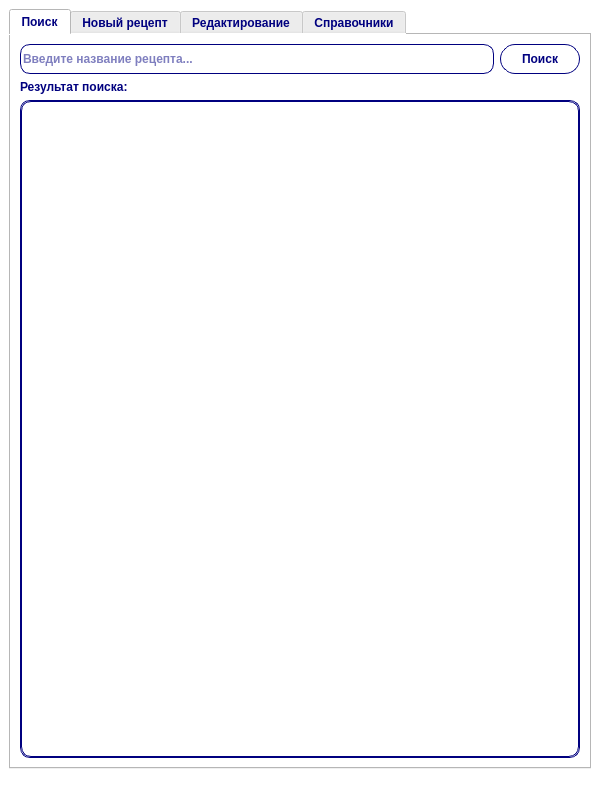
<?xml version="1.0" encoding="UTF-8"?>
<ui version="4.0">
 <class>MainWindow</class>
 <widget class="QMainWindow" name="MainWindow">
  <property name="geometry">
   <rect>
    <x>0</x>
    <y>0</y>
    <width>600</width>
    <height>800</height>
   </rect>
  </property>
  <property name="maximumSize">
   <size>
    <width>600</width>
    <height>800</height>
   </size>
  </property>
  <property name="windowTitle">
   <string>MainWindow</string>
  </property>
  <property name="styleSheet">
   <string notr="true">background-color: rgb(255, 255, 255);</string>
  </property>
  <widget class="QWidget" name="centralwidget">
   <layout class="QGridLayout" name="gridLayout">
    <item row="1" column="0">
     <widget class="QTabWidget" name="tabWidget">
      <property name="font">
       <font>
        <weight>75</weight>
        <bold>true</bold>
       </font>
      </property>
      <property name="styleSheet">
       <string notr="true">font-weight: bold;
color: #00007f;
background-color: #fff;</string>
      </property>
      <property name="currentIndex">
       <number>0</number>
      </property>
      <widget class="QWidget" name="search">
       <attribute name="title">
        <string>Поиск</string>
       </attribute>
       <layout class="QGridLayout" name="gridLayout_2">
        <item row="0" column="1">
         <widget class="QPushButton" name="srch_btn">
          <property name="minimumSize">
           <size>
            <width>80</width>
            <height>30</height>
           </size>
          </property>
          <property name="font">
           <font>
            <weight>75</weight>
            <bold>true</bold>
           </font>
          </property>
          <property name="styleSheet">
           <string notr="true">QPushButton, QPushButton:focus, QPushButton:focus {
font-weight: bold;
border: 1px solid #00007f;
border-radius: 15px;
color: #00007f;
background-color: #fff;
}

QPushButton:hover, QPushButton:hover:focus {
font-weight: bold;
border: 1px solid #00007f;
border-radius: 15px;
color: #00007f;
background-color: #eaffff;
}

QPushButton:pressed,QPushButton:pressed:focus {
font-weight: bold;
border: 1px solid #00007f;
border-radius: 15px;
color: #fff;
background-color: #00007f;
}</string>
          </property>
          <property name="text">
           <string>Поиск</string>
          </property>
         </widget>
        </item>
        <item row="0" column="0">
         <widget class="QLineEdit" name="srch_line">
          <property name="minimumSize">
           <size>
            <width>0</width>
            <height>30</height>
           </size>
          </property>
          <property name="font">
           <font>
            <weight>75</weight>
            <bold>true</bold>
           </font>
          </property>
          <property name="styleSheet">
           <string notr="true">font-weight: bold;
border: 1px solid #00007f;
border-radius: 10px;
color: #00007f;
background-color: #fff;</string>
          </property>
          <property name="inputMask">
           <string/>
          </property>
          <property name="cursorPosition">
           <number>0</number>
          </property>
          <property name="placeholderText">
           <string>Введите название рецепта...</string>
          </property>
          <property name="clearButtonEnabled">
           <bool>true</bool>
          </property>
         </widget>
        </item>
        <item row="2" column="0" colspan="2">
         <widget class="QScrollArea" name="widget">
          <property name="styleSheet">
           <string notr="true">font-weight: bold;
border: 1px solid #00007f;
border-radius: 10px;
color: #00007f;
background-color: #fff;</string>
          </property>
          <property name="widgetResizable">
           <bool>true</bool>
          </property>
          <property name="alignment">
           <set>Qt::AlignLeading|Qt::AlignLeft|Qt::AlignTop</set>
          </property>
          <widget class="QWidget" name="scrollAreaWidgetContents">
           <property name="geometry">
            <rect>
             <x>0</x>
             <y>0</y>
             <width>556</width>
             <height>630</height>
            </rect>
           </property>
           <layout class="QVBoxLayout" name="verticalLayout"/>
          </widget>
         </widget>
        </item>
        <item row="1" column="0">
         <widget class="QLabel" name="label">
          <property name="font">
           <font>
            <weight>75</weight>
            <bold>true</bold>
           </font>
          </property>
          <property name="styleSheet">
           <string notr="true">font-weight: bold;
color: #00007f;
</string>
          </property>
          <property name="text">
           <string>Результат поиска:</string>
          </property>
         </widget>
        </item>
       </layout>
      </widget>
      <widget class="QWidget" name="new_recipe">
       <attribute name="title">
        <string>Новый рецепт</string>
       </attribute>
       <layout class="QGridLayout" name="gridLayout_3">
        <item row="5" column="2" colspan="3">
         <widget class="QPushButton" name="add_recept">
          <property name="minimumSize">
           <size>
            <width>0</width>
            <height>30</height>
           </size>
          </property>
          <property name="font">
           <font>
            <weight>75</weight>
            <bold>true</bold>
           </font>
          </property>
          <property name="styleSheet">
           <string notr="true">QPushButton, QPushButton:focus, QPushButton:focus {
font-weight: bold;
border: 1px solid #00007f;
border-radius: 15px;
color: #00007f;
background-color: #fff;
}

QPushButton:hover, QPushButton:hover:focus {
font-weight: bold;
border: 1px solid #00007f;
border-radius: 15px;
color: #00007f;
background-color: #eaffff;
}

QPushButton:pressed,QPushButton:pressed:focus {
font-weight: bold;
border: 1px solid #00007f;
border-radius: 15px;
color: #fff;
background-color: #00007f;
}</string>
          </property>
          <property name="text">
           <string>Создать</string>
          </property>
         </widget>
        </item>
        <item row="4" column="0">
         <widget class="QLabel" name="description">
          <property name="maximumSize">
           <size>
            <width>79</width>
            <height>20</height>
           </size>
          </property>
          <property name="font">
           <font>
            <weight>75</weight>
            <bold>true</bold>
           </font>
          </property>
          <property name="styleSheet">
           <string notr="true">font-weight: bold;
color: #00007f;</string>
          </property>
          <property name="text">
           <string>Описание</string>
          </property>
         </widget>
        </item>
        <item row="1" column="2">
         <widget class="QComboBox" name="list_ingr">
          <property name="minimumSize">
           <size>
            <width>0</width>
            <height>30</height>
           </size>
          </property>
          <property name="font">
           <font>
            <weight>75</weight>
            <bold>true</bold>
           </font>
          </property>
          <property name="contextMenuPolicy">
           <enum>Qt::NoContextMenu</enum>
          </property>
          <property name="styleSheet">
           <string notr="true">font-weight: bold;
border: 1px solid #00007f;
border-radius: 5px;
color: #00007f;
background-color: #fff;</string>
          </property>
          <property name="editable">
           <bool>true</bool>
          </property>
          <property name="currentIndex">
           <number>0</number>
          </property>
          <property name="frame">
           <bool>true</bool>
          </property>
          <item>
           <property name="text">
            <string/>
           </property>
          </item>
         </widget>
        </item>
        <item row="0" column="0">
         <widget class="QLabel" name="name_recipe">
          <property name="maximumSize">
           <size>
            <width>79</width>
            <height>16777215</height>
           </size>
          </property>
          <property name="font">
           <font>
            <weight>75</weight>
            <bold>true</bold>
           </font>
          </property>
          <property name="styleSheet">
           <string notr="true">font-weight: bold;
color: #00007f;
</string>
          </property>
          <property name="text">
           <string>Название</string>
          </property>
         </widget>
        </item>
        <item row="2" column="2" colspan="3">
         <widget class="QTextBrowser" name="list_ing_n">
          <property name="maximumSize">
           <size>
            <width>16777215</width>
            <height>150</height>
           </size>
          </property>
          <property name="font">
           <font>
            <weight>75</weight>
            <bold>true</bold>
           </font>
          </property>
          <property name="styleSheet">
           <string notr="true">font-weight: bold;
border: 1px solid #00007f;
border-radius: 10px;
color: #00007f;
background-color: #fff;</string>
          </property>
         </widget>
        </item>
        <item row="4" column="2" colspan="3">
         <widget class="QTextEdit" name="list_desc">
          <property name="font">
           <font>
            <weight>75</weight>
            <bold>true</bold>
           </font>
          </property>
          <property name="styleSheet">
           <string notr="true">font-weight: bold;
border: 1px solid #00007f;
border-radius: 10px;
color: #00007f;
background-color: #fff;</string>
          </property>
          <property name="placeholderText">
           <string>Опишите приготовление</string>
          </property>
         </widget>
        </item>
        <item row="1" column="0">
         <widget class="QLabel" name="ingr">
          <property name="minimumSize">
           <size>
            <width>79</width>
            <height>0</height>
           </size>
          </property>
          <property name="font">
           <font>
            <weight>75</weight>
            <bold>true</bold>
           </font>
          </property>
          <property name="styleSheet">
           <string notr="true">font-weight: bold;
color: #00007f;</string>
          </property>
          <property name="text">
           <string>Ингридиенты</string>
          </property>
         </widget>
        </item>
        <item row="1" column="4">
         <widget class="QPushButton" name="add_ingr">
          <property name="minimumSize">
           <size>
            <width>100</width>
            <height>30</height>
           </size>
          </property>
          <property name="maximumSize">
           <size>
            <width>84</width>
            <height>16777215</height>
           </size>
          </property>
          <property name="font">
           <font>
            <weight>75</weight>
            <bold>true</bold>
           </font>
          </property>
          <property name="styleSheet">
           <string notr="true">QPushButton, QPushButton:focus, QPushButton:focus {
font-weight: bold;
border: 1px solid #00007f;
border-radius: 15px;
color: #00007f;
background-color: #fff;
}

QPushButton:hover, QPushButton:hover:focus {
font-weight: bold;
border: 1px solid #00007f;
border-radius: 15px;
color: #00007f;
background-color: #eaffff;
}

QPushButton:pressed,QPushButton:pressed:focus {
font-weight: bold;
border: 1px solid #00007f;
border-radius: 15px;
color: #fff;
background-color: #00007f;
}
</string>
          </property>
          <property name="text">
           <string>Добавить</string>
          </property>
         </widget>
        </item>
        <item row="0" column="2" colspan="3">
         <widget class="QLineEdit" name="name">
          <property name="minimumSize">
           <size>
            <width>0</width>
            <height>30</height>
           </size>
          </property>
          <property name="font">
           <font>
            <weight>75</weight>
            <bold>true</bold>
           </font>
          </property>
          <property name="styleSheet">
           <string notr="true">font-weight: bold;
border: 1px solid #00007f;
border-radius: 10px;
color: #00007f;
background-color: #fff;</string>
          </property>
          <property name="placeholderText">
           <string>Введите название...</string>
          </property>
         </widget>
        </item>
        <item row="1" column="3">
         <widget class="QLineEdit" name="vol_ing">
          <property name="minimumSize">
           <size>
            <width>0</width>
            <height>30</height>
           </size>
          </property>
          <property name="maximumSize">
           <size>
            <width>75</width>
            <height>16777215</height>
           </size>
          </property>
          <property name="font">
           <font>
            <weight>75</weight>
            <bold>true</bold>
           </font>
          </property>
          <property name="styleSheet">
           <string notr="true">font-weight: bold;
border: 1px solid #00007f;
border-radius: 10px;
color: #00007f;
background-color: #fff;</string>
          </property>
          <property name="placeholderText">
           <string>Количество</string>
          </property>
         </widget>
        </item>
        <item row="3" column="4">
         <widget class="QPushButton" name="cln_ing">
          <property name="minimumSize">
           <size>
            <width>100</width>
            <height>30</height>
           </size>
          </property>
          <property name="font">
           <font>
            <weight>75</weight>
            <bold>true</bold>
           </font>
          </property>
          <property name="styleSheet">
           <string notr="true">QPushButton, QPushButton:focus, QPushButton:focus {
font-weight: bold;
border: 1px solid #00007f;
border-radius: 15px;
color: #00007f;
background-color: #fff;
}

QPushButton:hover, QPushButton:hover:focus {
font-weight: bold;
border: 1px solid #00007f;
border-radius: 15px;
color: #00007f;
background-color: #eaffff;
}

QPushButton:pressed,QPushButton:pressed:focus {
font-weight: bold;
border: 1px solid #00007f;
border-radius: 15px;
color: #fff;
background-color: #00007f;
}
</string>
          </property>
          <property name="text">
           <string>Очистить</string>
          </property>
         </widget>
        </item>
       </layout>
      </widget>
      <widget class="QWidget" name="edit_recipe">
       <attribute name="title">
        <string>Редактирование</string>
       </attribute>
       <layout class="QGridLayout" name="gridLayout_4">
        <item row="7" column="3">
         <widget class="QPushButton" name="del_btn_e">
          <property name="minimumSize">
           <size>
            <width>80</width>
            <height>30</height>
           </size>
          </property>
          <property name="font">
           <font>
            <weight>75</weight>
            <bold>true</bold>
           </font>
          </property>
          <property name="styleSheet">
           <string notr="true">QPushButton, QPushButton:focus, QPushButton:focus {
font-weight: bold;
border: 1px solid #00007f;
border-radius: 15px;
color: #00007f;
background-color: #fff;
}

QPushButton:hover, QPushButton:hover:focus {
font-weight: bold;
border: 1px solid #00007f;
border-radius: 15px;
color: #00007f;
background-color: #eaffff;
}

QPushButton:pressed,QPushButton:pressed:focus {
font-weight: bold;
border: 1px solid #00007f;
border-radius: 15px;
color: #fff;
background-color: #00007f;
}
</string>
          </property>
          <property name="text">
           <string>Удалить</string>
          </property>
         </widget>
        </item>
        <item row="6" column="0">
         <widget class="QLabel" name="description_2">
          <property name="maximumSize">
           <size>
            <width>79</width>
            <height>16777215</height>
           </size>
          </property>
          <property name="font">
           <font>
            <weight>75</weight>
            <bold>true</bold>
           </font>
          </property>
          <property name="text">
           <string>Описание</string>
          </property>
         </widget>
        </item>
        <item row="6" column="1" colspan="3">
         <widget class="QTextEdit" name="list_desc_2">
          <property name="font">
           <font>
            <weight>75</weight>
            <bold>true</bold>
           </font>
          </property>
          <property name="styleSheet">
           <string notr="true">font-weight: bold;
border: 1px solid #00007f;
border-radius: 10px;
color: #00007f;
background-color: #fff;</string>
          </property>
         </widget>
        </item>
        <item row="7" column="1">
         <widget class="QPushButton" name="save_btn_e">
          <property name="minimumSize">
           <size>
            <width>0</width>
            <height>30</height>
           </size>
          </property>
          <property name="font">
           <font>
            <weight>75</weight>
            <bold>true</bold>
           </font>
          </property>
          <property name="styleSheet">
           <string notr="true">QPushButton, QPushButton:focus, QPushButton:focus {
font-weight: bold;
border: 1px solid #00007f;
border-radius: 15px;
color: #00007f;
background-color: #fff;
}

QPushButton:hover, QPushButton:hover:focus {
font-weight: bold;
border: 1px solid #00007f;
border-radius: 15px;
color: #00007f;
background-color: #eaffff;
}

QPushButton:pressed,QPushButton:pressed:focus {
font-weight: bold;
border: 1px solid #00007f;
border-radius: 15px;
color: #fff;
background-color: #00007f;
}
</string>
          </property>
          <property name="text">
           <string>Сохранить</string>
          </property>
         </widget>
        </item>
        <item row="2" column="0">
         <widget class="QLabel" name="name_recipe_2">
          <property name="maximumSize">
           <size>
            <width>79</width>
            <height>16777215</height>
           </size>
          </property>
          <property name="font">
           <font>
            <weight>75</weight>
            <bold>true</bold>
           </font>
          </property>
          <property name="text">
           <string>Название</string>
          </property>
         </widget>
        </item>
        <item row="2" column="1" colspan="3">
         <widget class="QLineEdit" name="name_2">
          <property name="minimumSize">
           <size>
            <width>0</width>
            <height>30</height>
           </size>
          </property>
          <property name="font">
           <font>
            <weight>75</weight>
            <bold>true</bold>
           </font>
          </property>
          <property name="styleSheet">
           <string notr="true">font-weight: bold;
border: 1px solid #00007f;
border-radius: 10px;
color: #00007f;
background-color: #fff;</string>
          </property>
          <property name="placeholderText">
           <string>Название..</string>
          </property>
         </widget>
        </item>
        <item row="3" column="1">
         <widget class="QComboBox" name="list_ingr_2">
          <property name="minimumSize">
           <size>
            <width>0</width>
            <height>30</height>
           </size>
          </property>
          <property name="font">
           <font>
            <weight>75</weight>
            <bold>true</bold>
           </font>
          </property>
          <property name="styleSheet">
           <string notr="true">font-weight: bold;
border: 1px solid #00007f;
border-radius: 10px;
color: #00007f;
background-color: #fff;</string>
          </property>
          <property name="editable">
           <bool>true</bool>
          </property>
          <property name="currentText">
           <string/>
          </property>
          <property name="frame">
           <bool>true</bool>
          </property>
          <item>
           <property name="text">
            <string/>
           </property>
          </item>
         </widget>
        </item>
        <item row="3" column="3">
         <widget class="QPushButton" name="add_ingr_2">
          <property name="minimumSize">
           <size>
            <width>80</width>
            <height>30</height>
           </size>
          </property>
          <property name="maximumSize">
           <size>
            <width>84</width>
            <height>16777215</height>
           </size>
          </property>
          <property name="font">
           <font>
            <weight>75</weight>
            <bold>true</bold>
           </font>
          </property>
          <property name="styleSheet">
           <string notr="true">QPushButton, QPushButton:focus, QPushButton:focus {
font-weight: bold;
border: 1px solid #00007f;
border-radius: 15px;
color: #00007f;
background-color: #fff;
}

QPushButton:hover, QPushButton:hover:focus {
font-weight: bold;
border: 1px solid #00007f;
border-radius: 15px;
color: #00007f;
background-color: #eaffff;
}

QPushButton:pressed,QPushButton:pressed:focus {
font-weight: bold;
border: 1px solid #00007f;
border-radius: 15px;
color: #fff;
background-color: #00007f;
}
</string>
          </property>
          <property name="text">
           <string>Добавить</string>
          </property>
         </widget>
        </item>
        <item row="3" column="0">
         <widget class="QLabel" name="ingr_2">
          <property name="minimumSize">
           <size>
            <width>79</width>
            <height>0</height>
           </size>
          </property>
          <property name="font">
           <font>
            <weight>75</weight>
            <bold>true</bold>
           </font>
          </property>
          <property name="text">
           <string>Ингридиенты</string>
          </property>
         </widget>
        </item>
        <item row="4" column="1" colspan="3">
         <widget class="QTextBrowser" name="list_ing_e">
          <property name="maximumSize">
           <size>
            <width>16777215</width>
            <height>150</height>
           </size>
          </property>
          <property name="font">
           <font>
            <weight>75</weight>
            <bold>true</bold>
           </font>
          </property>
          <property name="styleSheet">
           <string notr="true">font-weight: bold;
border: 1px solid #00007f;
border-radius: 10px;
color: #00007f;
background-color: #fff;</string>
          </property>
         </widget>
        </item>
        <item row="5" column="3">
         <widget class="QPushButton" name="cln_btn_e">
          <property name="minimumSize">
           <size>
            <width>80</width>
            <height>30</height>
           </size>
          </property>
          <property name="font">
           <font>
            <weight>75</weight>
            <bold>true</bold>
           </font>
          </property>
          <property name="styleSheet">
           <string notr="true">QPushButton, QPushButton:focus, QPushButton:focus {
font-weight: bold;
border: 1px solid #00007f;
border-radius: 15px;
color: #00007f;
background-color: #fff;
}

QPushButton:hover, QPushButton:hover:focus {
font-weight: bold;
border: 1px solid #00007f;
border-radius: 15px;
color: #00007f;
background-color: #eaffff;
}

QPushButton:pressed,QPushButton:pressed:focus {
font-weight: bold;
border: 1px solid #00007f;
border-radius: 15px;
color: #fff;
background-color: #00007f;
}
</string>
          </property>
          <property name="text">
           <string>Очистить</string>
          </property>
         </widget>
        </item>
        <item row="1" column="3">
         <widget class="QPushButton" name="srch_edit_btn">
          <property name="minimumSize">
           <size>
            <width>80</width>
            <height>30</height>
           </size>
          </property>
          <property name="font">
           <font>
            <weight>75</weight>
            <bold>true</bold>
           </font>
          </property>
          <property name="styleSheet">
           <string notr="true">QPushButton, QPushButton:focus, QPushButton:focus {
font-weight: bold;
border: 1px solid #00007f;
border-radius: 15px;
color: #00007f;
background-color: #fff;
}

QPushButton:hover, QPushButton:hover:focus {
font-weight: bold;
border: 1px solid #00007f;
border-radius: 15px;
color: #00007f;
background-color: #eaffff;
}

QPushButton:pressed,QPushButton:pressed:focus {
font-weight: bold;
border: 1px solid #00007f;
border-radius: 15px;
color: #fff;
background-color: #00007f;
}
</string>
          </property>
          <property name="text">
           <string>Поиск</string>
          </property>
         </widget>
        </item>
        <item row="3" column="2">
         <widget class="QLineEdit" name="vol_ing_e">
          <property name="minimumSize">
           <size>
            <width>0</width>
            <height>30</height>
           </size>
          </property>
          <property name="maximumSize">
           <size>
            <width>75</width>
            <height>16777215</height>
           </size>
          </property>
          <property name="font">
           <font>
            <weight>75</weight>
            <bold>true</bold>
           </font>
          </property>
          <property name="styleSheet">
           <string notr="true">font-weight: bold;
border: 1px solid #00007f;
border-radius: 10px;
color: #00007f;
background-color: #fff;</string>
          </property>
          <property name="placeholderText">
           <string>Количество</string>
          </property>
         </widget>
        </item>
        <item row="1" column="1" colspan="2">
         <widget class="QLineEdit" name="src_edit_line">
          <property name="minimumSize">
           <size>
            <width>0</width>
            <height>30</height>
           </size>
          </property>
          <property name="font">
           <font>
            <weight>75</weight>
            <bold>true</bold>
           </font>
          </property>
          <property name="styleSheet">
           <string notr="true">font-weight: bold;
border: 1px solid #00007f;
border-radius: 10px;
color: #00007f;
background-color: #fff;</string>
          </property>
          <property name="placeholderText">
           <string>Введите название</string>
          </property>
         </widget>
        </item>
       </layout>
      </widget>
      <widget class="QWidget" name="directory">
       <attribute name="title">
        <string>Справочники</string>
       </attribute>
       <layout class="QGridLayout" name="gridLayout_6">
        <item row="1" column="0">
         <widget class="QTableWidget" name="table_ingr">
          <property name="font">
           <font>
            <weight>75</weight>
            <bold>true</bold>
           </font>
          </property>
          <property name="styleSheet">
           <string notr="true">font-weight: bold;
border: 1px solid #00007f;
border-radius: 10px;
color: #00007f;
background-color: #fff;</string>
          </property>
          <property name="lineWidth">
           <number>0</number>
          </property>
          <property name="editTriggers">
           <set>QAbstractItemView::NoEditTriggers</set>
          </property>
          <property name="tabKeyNavigation">
           <bool>false</bool>
          </property>
          <property name="selectionMode">
           <enum>QAbstractItemView::NoSelection</enum>
          </property>
          <property name="selectionBehavior">
           <enum>QAbstractItemView::SelectRows</enum>
          </property>
          <property name="showGrid">
           <bool>true</bool>
          </property>
          <property name="gridStyle">
           <enum>Qt::DotLine</enum>
          </property>
          <property name="rowCount">
           <number>0</number>
          </property>
          <property name="columnCount">
           <number>3</number>
          </property>
          <attribute name="horizontalHeaderCascadingSectionResizes">
           <bool>true</bool>
          </attribute>
          <attribute name="horizontalHeaderDefaultSectionSize">
           <number>175</number>
          </attribute>
          <attribute name="horizontalHeaderHighlightSections">
           <bool>true</bool>
          </attribute>
          <attribute name="horizontalHeaderMinimumSectionSize">
           <number>50</number>
          </attribute>
          <attribute name="verticalHeaderVisible">
           <bool>false</bool>
          </attribute>
          <column>
           <property name="text">
            <string>id</string>
           </property>
           <property name="font">
            <font>
             <family>Open Sans</family>
             <pointsize>12</pointsize>
            </font>
           </property>
           <property name="textAlignment">
            <set>AlignCenter</set>
           </property>
          </column>
          <column>
           <property name="text">
            <string>Название</string>
           </property>
           <property name="font">
            <font>
             <family>Open Sans</family>
             <pointsize>12</pointsize>
            </font>
           </property>
           <property name="textAlignment">
            <set>AlignCenter</set>
           </property>
          </column>
          <column>
           <property name="text">
            <string>Действие</string>
           </property>
           <property name="font">
            <font>
             <family>Open Sans</family>
             <pointsize>12</pointsize>
            </font>
           </property>
           <property name="textAlignment">
            <set>AlignCenter</set>
           </property>
          </column>
         </widget>
        </item>
        <item row="0" column="0">
         <widget class="QFrame" name="frame">
          <property name="maximumSize">
           <size>
            <width>16777215</width>
            <height>100</height>
           </size>
          </property>
          <property name="frameShape">
           <enum>QFrame::StyledPanel</enum>
          </property>
          <property name="frameShadow">
           <enum>QFrame::Raised</enum>
          </property>
          <layout class="QGridLayout" name="gridLayout_5">
           <item row="1" column="1">
            <widget class="QPushButton" name="disc_add_ingr">
             <property name="minimumSize">
              <size>
               <width>80</width>
               <height>30</height>
              </size>
             </property>
             <property name="font">
              <font>
               <weight>75</weight>
               <bold>true</bold>
              </font>
             </property>
             <property name="styleSheet">
              <string notr="true">QPushButton, QPushButton:focus, QPushButton:focus {
font-weight: bold;
border: 1px solid #00007f;
border-radius: 15px;
color: #00007f;
background-color: #fff;
}

QPushButton:hover, QPushButton:hover:focus {
font-weight: bold;
border: 1px solid #00007f;
border-radius: 15px;
color: #00007f;
background-color: #eaffff;
}

QPushButton:pressed,QPushButton:pressed:focus {
font-weight: bold;
border: 1px solid #00007f;
border-radius: 15px;
color: #fff;
background-color: #00007f;
}
</string>
             </property>
             <property name="text">
              <string>Добавить</string>
             </property>
            </widget>
           </item>
           <item row="0" column="0">
            <widget class="QLabel" name="disc_ingr">
             <property name="maximumSize">
              <size>
               <width>16777215</width>
               <height>20</height>
              </size>
             </property>
             <property name="font">
              <font>
               <family>Open Sans SemiBold</family>
               <pointsize>10</pointsize>
               <weight>75</weight>
               <bold>true</bold>
              </font>
             </property>
             <property name="text">
              <string>Ингридиент</string>
             </property>
            </widget>
           </item>
           <item row="1" column="0">
            <widget class="QLineEdit" name="disc_name_ingr">
             <property name="minimumSize">
              <size>
               <width>0</width>
               <height>30</height>
              </size>
             </property>
             <property name="font">
              <font>
               <weight>75</weight>
               <bold>true</bold>
              </font>
             </property>
             <property name="styleSheet">
              <string notr="true">font-weight: bold;
border: 1px solid #00007f;
border-radius: 10px;
color: #00007f;
background-color: #fff;</string>
             </property>
            </widget>
           </item>
          </layout>
         </widget>
        </item>
       </layout>
      </widget>
     </widget>
    </item>
   </layout>
  </widget>
  <widget class="QMenuBar" name="menubar">
   <property name="geometry">
    <rect>
     <x>0</x>
     <y>0</y>
     <width>600</width>
     <height>21</height>
    </rect>
   </property>
  </widget>
  <widget class="QStatusBar" name="statusbar"/>
 </widget>
 <tabstops>
  <tabstop>srch_line</tabstop>
  <tabstop>srch_btn</tabstop>
  <tabstop>name</tabstop>
  <tabstop>list_ingr</tabstop>
  <tabstop>vol_ing</tabstop>
  <tabstop>add_ingr</tabstop>
  <tabstop>list_desc</tabstop>
  <tabstop>add_recept</tabstop>
  <tabstop>src_edit_line</tabstop>
  <tabstop>srch_edit_btn</tabstop>
  <tabstop>name_2</tabstop>
  <tabstop>list_ingr_2</tabstop>
  <tabstop>vol_ing_e</tabstop>
  <tabstop>add_ingr_2</tabstop>
  <tabstop>list_desc_2</tabstop>
  <tabstop>save_btn_e</tabstop>
  <tabstop>del_btn_e</tabstop>
  <tabstop>disc_name_ingr</tabstop>
  <tabstop>disc_add_ingr</tabstop>
  <tabstop>table_ingr</tabstop>
  <tabstop>list_ing_e</tabstop>
  <tabstop>cln_btn_e</tabstop>
  <tabstop>list_ing_n</tabstop>
  <tabstop>tabWidget</tabstop>
  <tabstop>cln_ing</tabstop>
  <tabstop>widget</tabstop>
 </tabstops>
 <resources/>
 <connections>
  <connection>
   <sender>cln_ing</sender>
   <signal>clicked()</signal>
   <receiver>list_ing_n</receiver>
   <slot>clear()</slot>
   <hints>
    <hint type="sourcelabel">
     <x>509</x>
     <y>284</y>
    </hint>
    <hint type="destinationlabel">
     <x>176</x>
     <y>128</y>
    </hint>
   </hints>
  </connection>
  <connection>
   <sender>cln_btn_e</sender>
   <signal>clicked()</signal>
   <receiver>list_ing_e</receiver>
   <slot>clear()</slot>
   <hints>
    <hint type="sourcelabel">
     <x>509</x>
     <y>316</y>
    </hint>
    <hint type="destinationlabel">
     <x>176</x>
     <y>160</y>
    </hint>
   </hints>
  </connection>
 </connections>
</ui>
